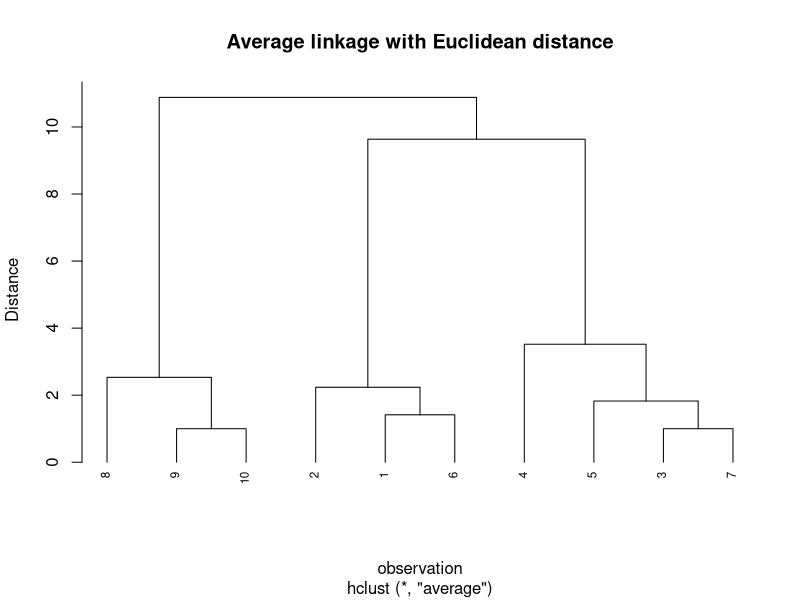

Generate this figure with R:
# ch12_ex01_average_linkage.R
# ch12.1 cluster distance metrics and linkage methods
# ch12.2 algorithm of linkage methods

# ex12.1

# read csv file
dat1 <- read.csv("data/ch12_dat1.csv")
dat2 <- dat1[, -1]

# Euclidean distance
D1 <- dist(dat2)
round(D1, 2)

# Average linkage method
# check how different from linkage method
hc_c <- hclust(D1, method = "average")
plot(hc_c,
     hang = -1, cex = 0.7, main = "Average linkage with Euclidean distance",
     ylab = "Distance", xlab = "observation"
)
